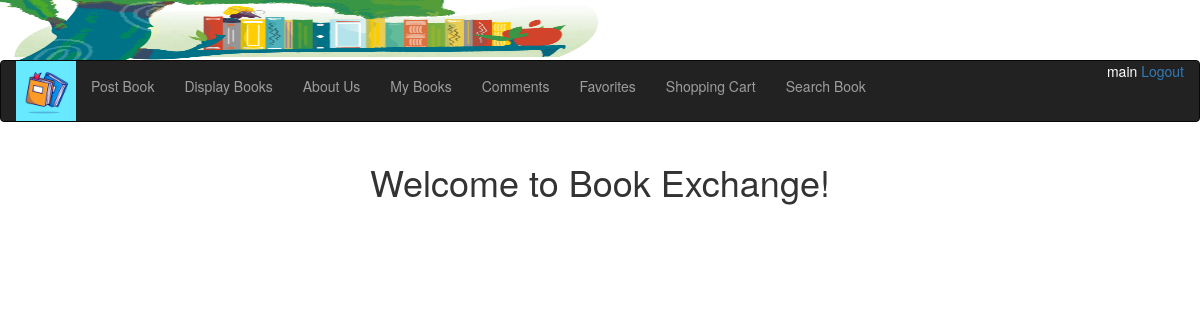
Page / (signed in) on the committed database.
### bookMng/models.py (models this page shows, shortened)
class MainMenu(models.Model):
    item = models.CharField(max_length=200, unique=True)
    link = models.CharField(max_length=200, unique=True)

### bookMng/views.py (the view)
# urls.py: path('', views.index, name='index'),
@login_required(login_url=reverse_lazy('login'))
def index(request):
    return render(request, 'bookMng/index.html',
                  {'item_list': MainMenu.objects.all()})

### bookEx/templates/bookMng/index.html (shortened to what this page needs)
{% extends "base.html" %}
{% load static %}
{% block sidenav %}
  {% for item in item_list %}
    <li>
        <a href="{{item.link}}">{{item.item}}</a>
    </li>
  {% endfor %}
{% endblock sidenav %}
{% block content %}
    <h1 align="center">Welcome to Book Exchange!</h1>
{% endblock content %}

### bookEx/templates/base.html (shortened to what this page needs)
{% load static %}
<!DOCTYPE html>
<html lang="en">
<head>
    <link rel="stylesheet" href="https://maxcdn.bootstrapcdn.com/bootstrap/3.4.1/css/bootstrap.min.css">
</head>
<body>
    <img src="{% static 'bannertest.jpg'%}" height="60" width="600" alt=""/>
    <nav class="navbar navbar-inverse" style="margin-top: 0px;">
        <div class="container-fluid">
            <div class="navbar-header">
                <img src="{% static 'logotest.jpg'%}" height="60" width="60" alt=""/>
             </div>
            <span style="float: right">
            {% if user.is_authenticated %}
                <span style="color:white">{{ user.username }}</span>
                <a href="{% url 'logout' %}?next=/">Logout</a>
            {% else %}
                <span style="color:white">Not Logged in</span>
                <a href="{% url 'login' %}?next=/"> Login </a>
            {% endif %}
            </span>
            <ul class="nav navbar-nav">
                {% block sidenav %}
                {% endblock sidenav %}
            </ul>
        </div>
    </nav>
    <div class="container">
        <section id="main">
            {% block content %}{% endblock content %}
        </section>
    </div>
</body>
</html>

### rows in the picture
MainMenu: item "Post Book"
MainMenu: item "Display Books"
MainMenu: item "About Us"
MainMenu: item "My Books"
MainMenu: item "Comments"
MainMenu: item "Favorites"
MainMenu: item "Shopping Cart"
MainMenu: item "Search Book"

### other values in the picture
{{ user.username }} "main"
